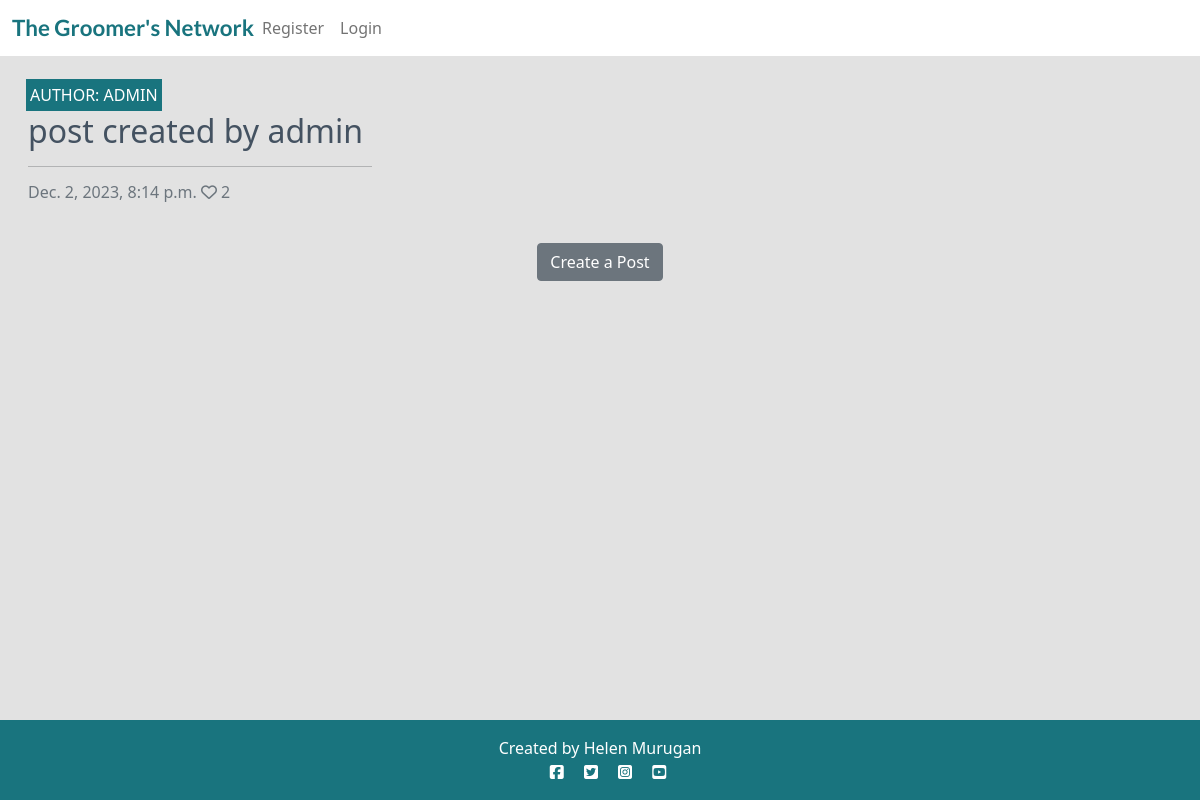
/posts/, run on an earlier commit of the app's database.
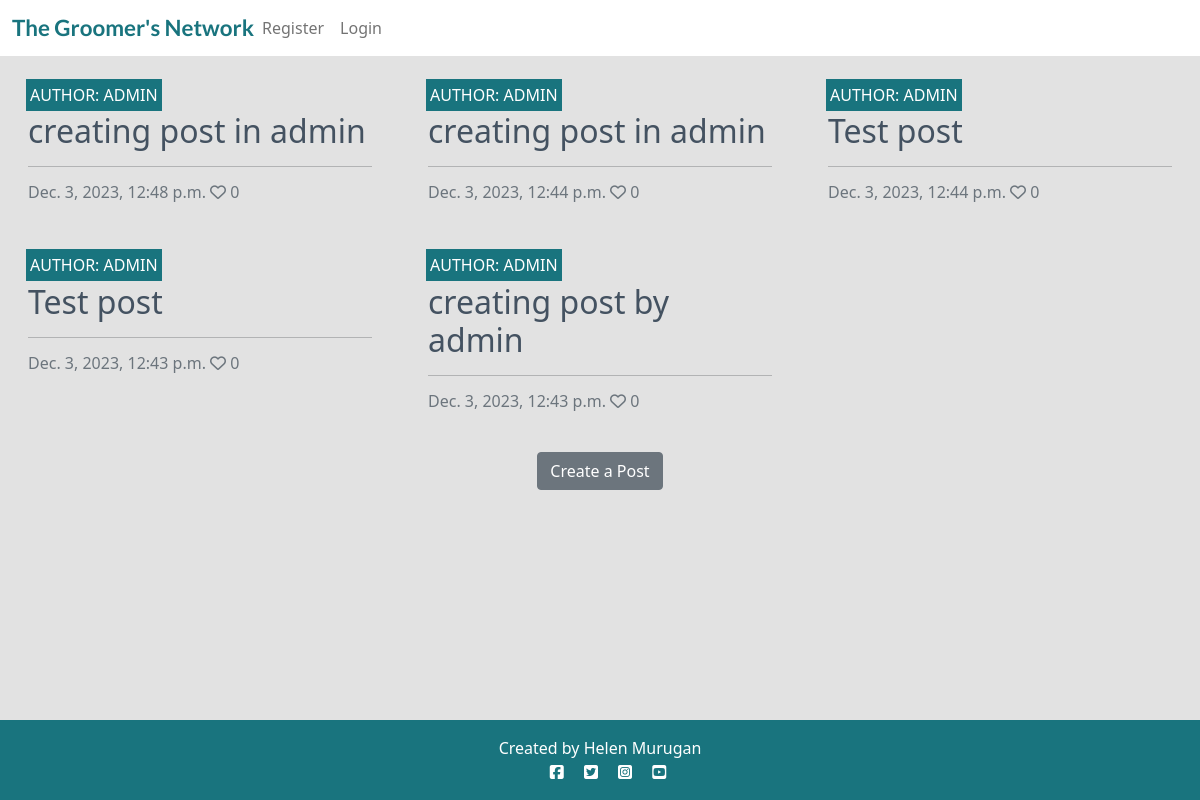
And on a later commit of the database.
### post/models.py (models this page shows, shortened)
class Post(models.Model):
    title = models.CharField(
        max_length=200,
        verbose_name="Title",
        )
    slug = models.SlugField(
        max_length=200,
        unique=True
        )
    author = models.ForeignKey(
        User,
        on_delete=models.CASCADE,
        related_name="post_posts"
    )
    content = models.TextField(
        blank=True,
        null=True,
    )
    featured_image = CloudinaryField(
        'image',
        default='placeholder'
        )
    created_on = models.DateTimeField(
        auto_now_add=True
        )
    updated_on = models.DateTimeField(
        auto_now=True
        )
    likes = models.ManyToManyField(
        User,
        related_name='post_likes',
        blank=True,
        )
    class Meta:
        ordering = ["-created_on"]
    def number_of_likes(self):
        return self.likes.count()

### post/views.py (the view)
# urls.py: path("", views.PostList.as_view(), name="home"),
class PostList(generic.ListView):
    model = Post
    queryset = Post.objects.order_by("-created_on")
    template_name = "index.html"
    paginate_by = 6

### templates/index.html (shortened to what this page needs)
{% extends "base.html" %}
{% block content %}
<div class="container-fluid">
    <div class="row">
        <div class="col-12 mt-3 left">
            <div class="row">
                {% for post in post_list %}
                <div class="col-md-4">
                    <div class="card mb-4">
                        <div class="card-body">
                            <div class="image-container">
                                <div class="image-flash">
                                    <p class="author">Author: {{ post.author }}</p>
                                </div>
                            </div>
                            <a href="{% url 'post_detail' post.slug  %}" class="post-link">
                                <h2 class="card-title">{{ post.title }}</h2>
                            </a>
                            <hr />
                            <p class="card-text text-muted h6">{{ post.created_on}} <i class="far fa-heart"></i>
                                {{ post.number_of_likes }}</p>
                        </div>
                    </div>
                </div>
                {% if forloop.counter|divisibleby:3 %}
            </div>
            <div class="row">
                {% endif %}
                {% endfor %}
            </div>
        </div>
    </div>
    <div class="text-center">
        <a href="{% url 'post_create' %}" class="btn btn-secondary mb-4">Create a Post</a>
    </div>
</div>
{%endblock%}

### templates/base.html (shortened to what this page needs)
{% load static %}
<!DOCTYPE html>
<html class="h-100">
<head>
    <link rel="stylesheet" href="https://cdnjs.cloudflare.com/ajax/libs/font-awesome/5.15.3/css/all.min.css">
    <link href="https://cdn.jsdelivr.net/npm/bootstrap@5.0.1/dist/css/bootstrap.min.css" rel="stylesheet"
>
    <link rel="stylesheet" href="{% static 'css/style.css' %}">
</head>
<body class="d-flex flex-column h-100 main-bg">
    <nav class="navbar navbar-expand-lg navbar-light bg-white">
        <div class="container-fluid">
            {% if user.is_authenticated %}
            <a class="navbar-brand" href="{% url 'home' %}"><span class="brand">The Groomer's Network</span></span></a>
            {% else %}
            <span class="brand">The Groomer's Network</span></span></a>
            {% endif %}
            <div class="collapse navbar-collapse" id="navbarText">
                <ul class="navbar-nav me-auto mb-2 mb-lg-0">
                    {% if user.is_authenticated %}
                    <li class="nav-item">
                        <a class="nav-link active" aria-current="page" href="{% url 'home' %}">Home</a>
                    </li>
                    <li class="nav-item">
                        <a class="nav-link" href="{% url 'event' %}">Events</a>
                    </li>
                    <li class="nav-item">
                        <a class="nav-link" href="{% url 'my_profile' user=request.user %}">My Profile</a>
                    </li>
                    <li class="nav-item">
                        <a class="nav-link" href="{% url 'account_logout' %}">Logout</a>
                    </li>
                    {% else %}
                    <li class="nav-item">
                        <a class="nav-link" href="{% url 'account_signup' %}">Register</a>
                    </li>
                    <li class="nav-item">
                        <a class="nav-link" href="{% url 'account_login' %}">Login</a>
                    </li>
                    {% endif %}
                </ul>
            </div>
        </div>
    </nav>
    <main class="flex-shrink-0 main-bg">
        {% block content %}
        {% endblock content %}
    </main>
    <footer class="footer mt-auto py-3 teal-bg">
        <p class="m-0 text-center text-white">Created by Helen Murugan</p>
        <p class="m-0 text-center text-white">
            <i class="fab fa-facebook-square ms-3"></i>
            <i class="fab fa-twitter-square ms-3"></i>
            <i class="fab fa-instagram-square ms-3"></i>
            <i class="fab fa-youtube-square ms-3"></i>
        </p>
    </footer>
</body>
</html>

### static/css/style.css (style rules this page uses)
body { background-color: #F9FAFC; }
.brand { font-family: Lato, sans-serif; font-size: 1.4rem; font-weight: 700; color: #19747E; }
.main-bg { background-color: #E2E2E2; }
.card { border: none; background-color: transparent; }
.image-container { position: relative; }
.image-flash { position: absolute; bottom: 5%; min-width: 30%; left: -2px; background-color: #19747E; }
.author { color: white; margin: 4px; text-transform: uppercase; }
.post-link { text-decoration: none; color: #445261; }
.teal-bg { background: #19747E }

What changed in the data, as far as the page shows it:
removed Post: author "ADMIN", title "post created by admin", created_on "Dec. 2, 2023, 8:14 p.m.", number_of_likes "2"
added Post: author "ADMIN", title "creating post in admin", created_on "Dec. 3, 2023, 12:48 p.m.", number_of_likes "0"
added Post: author "ADMIN", title "creating post in admin", created_on "Dec. 3, 2023, 12:44 p.m.", number_of_likes "0"
added Post: author "ADMIN", title "Test post", created_on "Dec. 3, 2023, 12:44 p.m.", number_of_likes "0"
added Post: author "ADMIN", title "Test post", created_on "Dec. 3, 2023, 12:43 p.m.", number_of_likes "0"
added Post: author "ADMIN", title "creating post by admin", created_on "Dec. 3, 2023, 12:43 p.m.", number_of_likes "0"
